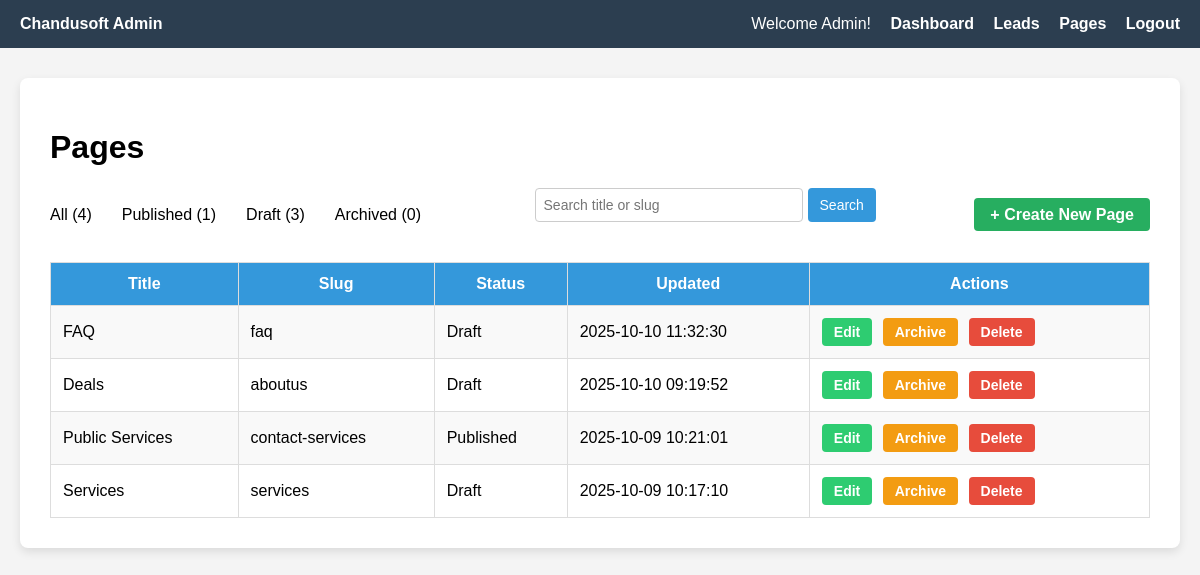
Page /admin/pages.php (signed in) on the earlier database version.
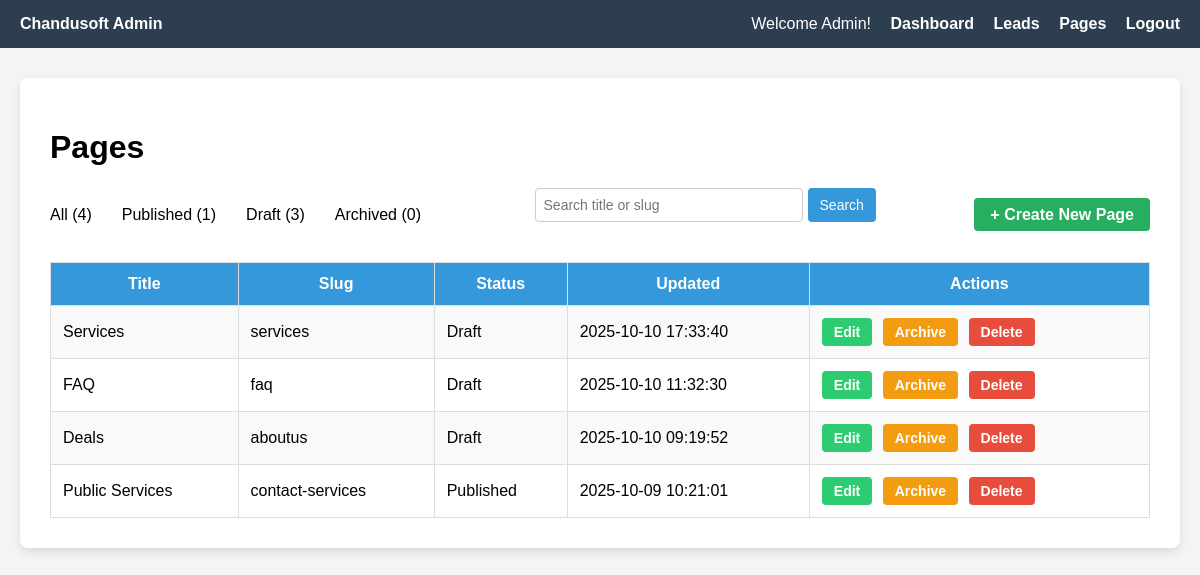
Same page on the later database version.
### tables this page shows
CREATE TABLE `pages` (
  `id` int NOT NULL AUTO_INCREMENT,
  `title` varchar(255) NOT NULL,
  `slug` varchar(255) NOT NULL,
  `status` enum('draft','published','archived') DEFAULT 'draft',
  `updated_at` datetime DEFAULT CURRENT_TIMESTAMP ON UPDATE CURRENT_TIMESTAMP,
  `content_html` text,
  PRIMARY KEY (`id`),
  UNIQUE KEY `slug` (`slug`)
);

### admin/pages.php (the view, shortened to what this page needs)
<?php
$user = $_SESSION['user'];
$role = htmlspecialchars(ucfirst($user['role'] ?? 'Editor'));
$conn = new mysqli('localhost', 'root', '', 'chandusoft');
$publishedCount = $conn->query("SELECT COUNT(*) as count FROM pages WHERE status = 'published'")->fetch_assoc()['count'];
$draftCount = $conn->query("SELECT COUNT(*) as count FROM pages WHERE status = 'draft'")->fetch_assoc()['count'];
$archivedCount = $conn->query("SELECT COUNT(*) as count FROM pages WHERE status = 'archived'")->fetch_assoc()['count'];
$allCount = $conn->query("SELECT COUNT(*) as count FROM pages")->fetch_assoc()['count'];
$search = $_GET['search'] ?? '';
$search = trim($search);
$whereClause = '';
if ($search !== '') {
    $stmt = $conn->prepare("SELECT * FROM pages $whereClause AND (title LIKE ? OR slug LIKE ?) ORDER BY updated_at DESC");
    $likeSearch = "%$search%";
    $stmt->bind_param("ss", $likeSearch, $likeSearch);
    $stmt->execute();
    $pages = $stmt->get_result();
    $stmt->close();
} else {
    $pages = $conn->query("SELECT * FROM pages $whereClause ORDER BY updated_at DESC");
}
?>
<!DOCTYPE html>
<html>
<head>
</head>
<body>
<div class="navbar">
    <div><strong>Chandusoft Admin</strong></div>
    <div class="links">
        Welcome <?= $role ?>!
        <a href="../app/dashboard.php">Dashboard</a>
        <a href="../admin/admin-leads.php">Leads</a>
        <a href="../admin/pages.php">Pages</a>
        <a href="../admin/logout.php">Logout</a>
    </div>
</div>
<div class="container">
    <h1>Pages</h1>
    <div class="top-bar" style="display:flex; justify-content: space-between; align-items: center; margin-bottom: 20px;">
        <div class="filters" style="gap: 15px; display: flex;">
            <a href="pages.php">All (<?= $allCount ?>)</a>
            <a href="pages.php?status=published">Published (<?= $publishedCount ?>)</a>
            <a href="pages.php?status=draft">Draft (<?= $draftCount ?>)</a>
            <a href="pages.php?status=archived">Archived (<?= $archivedCount ?>)</a>
        </div>
        <form method="get" class="search-form" style="display:flex; gap: 5px;">
            <input type="text" name="search" placeholder="Search title or slug" value="<?= htmlspecialchars($search) ?>">
            <input type="submit" value="Search">
        </form>
        <div>
            <a class="create-btn" href="create.php">
                + Create New Page
            </a>
        </div>
    </div>
    <table>
        <tr>
            <th>Title</th>
            <th>Slug</th>
            <th>Status</th>
            <th>Updated</th>
            <th>Actions</th>
        </tr>
        <?php while ($page = $pages->fetch_assoc()): ?>
<tr>
    <td><?= htmlspecialchars($page['title']) ?></td>
    <td><?= htmlspecialchars($page['slug']) ?></td>
    <td><?= ucfirst($page['status']) ?></td>
    <td><?= htmlspecialchars($page['updated_at']) ?></td>
    <td class="actions">
        <a href="edit.php?id=<?= $page['id'] ?>" class="btn btn-edit">Edit</a>
        <?php if (strtolower($role) === 'admin'): ?>
            <a href="archive.php?id=<?= $page['id'] ?>" class="btn btn-archive">Archive</a>
            <a href="delete.php?id=<?= $page['id'] ?>" class="btn btn-delete" onclick="return confirm('Are you sure you want to delete this page?')">Delete</a>
        <?php endif; ?>
    </td>
</tr>
<?php endwhile; ?>

Differences in the rows shown:
changed pages "Services": updated_at "2025-10-09 10:17:10" → "2025-10-10 17:33:40"; moves up the list
